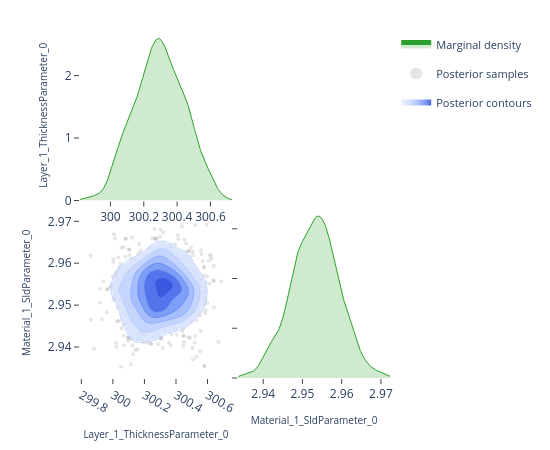

The cell this chart's notebook holds for it:
### Code cell
# ---- Pairwise focus: thickness vs SLD ---------------------------------------
# A 2-parameter corner plot zooms in on the joint posterior for a specific
# pair.  This is the same view the EasyReflectometryApp's "2D Heatmap"
# sub-tab uses to inspect parameter degeneracies.


params_of_interest = ['Layer_1_ThicknessParameter_0', 'Material_1_SldParameter_0']
idx = [posterior.param_names.index(p) for p in params_of_interest]
subset_draws = np.asarray(posterior.draws)[:, idx]

fig = plot_corner(subset_draws, params_of_interest)
fig.show()

### Figure 1 — Plotly figure (JSON) as saved in the notebook; plotly's stock layout.template omitted (floating-point values rounded to 4 significant figures; data arrays with more than 128 entries replaced by an {"elided": "..."} marker saying what was removed)
{"data": [{"fill": "tozeroy", "fillcolor": "rgba(44, 160, 44, 0.22)", "hoverinfo": "skip", "legendgroup": "marginal", "line": {"color": "rgb(44, 160, 44)", "width": 1}, "mode": "lines", "name": "Marginal density", "showlegend": true, "type": "scatter", "x": {"elided": "256 float values"}, "xaxis": "x", "y": {"elided": "256 float values"}, "yaxis": "y"}, {"hoverinfo": "skip", "legendgroup": "scatter", "marker": {"color": "rgba(140, 140, 140, 0.22)", "size": 4}, "mode": "markers", "name": "Posterior samples", "showlegend": true, "type": "scatter", "x": {"elided": "880 float values"}, "xaxis": "x3", "y": {"elided": "880 float values"}, "yaxis": "y3", "zorder": 0}, {"colorscale": [[0.0, "rgba(224, 233, 255, 0.62)"], [0.35, "rgba(183, 203, 255, 0.70)"], [0.6, "rgba(138, 169, 252, 0.78)"], [0.82, "rgba(96, 131, 242, 0.84)"], [1.0, "rgba(58, 86, 224, 0.90)"]], "connectgaps": false, "contours": {"coloring": "fill", "end": 144.8, "showlabels": false, "showlines": false, "size": 22.86, "start": 30.48}, "hoverinfo": "skip", "legendgroup": "contour", "name": "Posterior contours", "showlegend": true, "showscale": false, "type": "contour", "x": [299.8, 299.8, 299.8, 299.9, 299.9, 299.9, 299.9, 299.9, 299.9, 299.9, 299.9, 299.9, 300.0, 300.0, 300.0, 300.0, 300.0, 300.0, 300.0, 300.0, 300.0, 300.1, 300.1, 300.1, 300.1, 300.1, 300.1, 300.1, 300.1, 300.2, 300.2, 300.2, 300.2, 300.2, 300.2, 300.2, 300.2, 300.2, 300.3, 300.3, 300.3, 300.3, 300.3, 300.3, 300.3, 300.3, 300.3, 300.4, 300.4, 300.4, 300.4, 300.4, 300.4, 300.4, 300.4, 300.5, 300.5, 300.5, 300.5, 300.5, 300.5, 300.5, 300.5, 300.5, 300.6, 300.6, 300.6, 300.6, 300.6, 300.6, 300.6, 300.6, 300.6, 300.7, 300.7, 300.7, 300.7, 300.7, 300.7, 300.7], "xaxis": "x3", "y": [2.934, 2.934, 2.935, 2.935, 2.936, 2.936, 2.937, 2.937, 2.938, 2.938, 2.938, 2.939, 2.939, 2.94, 2.94, 2.941, 2.941, 2.942, 2.942, 2.943, 2.943, 2.944, 2.944, 2.945, 2.945, 2.946, 2.946, 2.947, 2.947, 2.948, 2.948, 2.949, 2.949, 2.95, 2.95, 2.951, 2.951, 2.952, 2.952, 2.953, 2.953, 2.954, 2.954, 2.955, 2.955, 2.956, 2.956, 2.957, 2.957, 2.958, 2.958, 2.959, 2.959, 2.96, 2.96, 2.961, 2.961, 2.962, 2.962, 2.963, 2.963, 2.963, 2.964, 2.964, 2.965, 2.965, 2.966, 2.966, 2.967, 2.967, 2.968, 2.968, 2.969, 2.969, 2.97, 2.97, 2.971, 2.971, 2.972, 2.972], "yaxis": "y3", "z": {"elided": "80x80 float values"}, "zmax": 144.8, "zmin": 30.48, "zorder": 1}, {"colorscale": [[0.0, "rgba(183, 203, 255, 0.94)"], [0.35, "rgba(183, 203, 255, 0.94)"], [0.35, "rgba(138, 169, 252, 0.95)"], [0.6, "rgba(138, 169, 252, 0.95)"], [0.6, "rgba(96, 131, 242, 0.96)"], [0.82, "rgba(96, 131, 242, 0.96)"], [0.82, "rgba(58, 86, 224, 0.98)"], [1.0, "rgba(58, 86, 224, 0.98)"]], "contours": {"coloring": "lines", "end": 144.8, "showlabels": false, "size": 22.86, "start": 30.48}, "hoverinfo": "skip", "legendgroup": "contour", "line": {"width": 0.9}, "showlegend": false, "showscale": false, "type": "contour", "x": [299.8, 299.8, 299.8, 299.9, 299.9, 299.9, 299.9, 299.9, 299.9, 299.9, 299.9, 299.9, 300.0, 300.0, 300.0, 300.0, 300.0, 300.0, 300.0, 300.0, 300.0, 300.1, 300.1, 300.1, 300.1, 300.1, 300.1, 300.1, 300.1, 300.2, 300.2, 300.2, 300.2, 300.2, 300.2, 300.2, 300.2, 300.2, 300.3, 300.3, 300.3, 300.3, 300.3, 300.3, 300.3, 300.3, 300.3, 300.4, 300.4, 300.4, 300.4, 300.4, 300.4, 300.4, 300.4, 300.5, 300.5, 300.5, 300.5, 300.5, 300.5, 300.5, 300.5, 300.5, 300.6, 300.6, 300.6, 300.6, 300.6, 300.6, 300.6, 300.6, 300.6, 300.7, 300.7, 300.7, 300.7, 300.7, 300.7, 300.7], "xaxis": "x3", "y": [2.934, 2.934, 2.935, 2.935, 2.936, 2.936, 2.937, 2.937, 2.938, 2.938, 2.938, 2.939, 2.939, 2.94, 2.94, 2.941, 2.941, 2.942, 2.942, 2.943, 2.943, 2.944, 2.944, 2.945, 2.945, 2.946, 2.946, 2.947, 2.947, 2.948, 2.948, 2.949, 2.949, 2.95, 2.95, 2.951, 2.951, 2.952, 2.952, 2.953, 2.953, 2.954, 2.954, 2.955, 2.955, 2.956, 2.956, 2.957, 2.957, 2.958, 2.958, 2.959, 2.959, 2.96, 2.96, 2.961, 2.961, 2.962, 2.962, 2.963, 2.963, 2.963, 2.964, 2.964, 2.965, 2.965, 2.966, 2.966, 2.967, 2.967, 2.968, 2.968, 2.969, 2.969, 2.97, 2.97, 2.971, 2.971, 2.972, 2.972], "yaxis": "y3", "z": {"elided": "80x80 float values"}, "zmax": 144.8, "zmin": 30.48, "zorder": 2}, {"fill": "tozeroy", "fillcolor": "rgba(44, 160, 44, 0.22)", "hoverinfo": "skip", "legendgroup": "marginal", "line": {"color": "rgb(44, 160, 44)", "width": 1}, "mode": "lines", "name": "Marginal density", "showlegend": false, "type": "scatter", "x": {"elided": "256 float values"}, "xaxis": "x4", "y": {"elided": "256 float values"}, "yaxis": "y4"}], "layout": {"height": 450, "legend": {"font": {"size": 11}, "itemsizing": "constant", "orientation": "v", "x": 1.02, "xanchor": "left", "y": 1.0, "yanchor": "top"}, "margin": {"b": 60, "l": 80, "r": 160, "t": 30}, "plot_bgcolor": "white", "showlegend": true, "width": 550, "xaxis": {"anchor": "y", "domain": [0.0, 0.49], "showgrid": false, "ticks": "outside", "zeroline": false}, "xaxis2": {"anchor": "y2", "domain": [0.51, 1.0], "showgrid": false, "ticks": "outside", "visible": false, "zeroline": false}, "xaxis3": {"anchor": "y3", "domain": [0.0, 0.49], "showgrid": false, "ticks": "outside", "title": {"font": {"size": 10}, "text": "Layer_1_ThicknessParameter_0"}, "zeroline": false}, "xaxis4": {"anchor": "y4", "domain": [0.51, 1.0], "showgrid": false, "ticks": "outside", "title": {"font": {"size": 10}, "text": "Material_1_SldParameter_0"}, "zeroline": false}, "yaxis": {"anchor": "x", "domain": [0.51, 1.0], "showgrid": false, "ticks": "outside", "title": {"font": {"size": 10}, "text": "Layer_1_ThicknessParameter_0"}, "zeroline": false}, "yaxis2": {"anchor": "x2", "domain": [0.51, 1.0], "showgrid": false, "ticks": "outside", "visible": false, "zeroline": false}, "yaxis3": {"anchor": "x3", "domain": [0.0, 0.49], "showgrid": false, "ticks": "outside", "title": {"font": {"size": 10}, "text": "Material_1_SldParameter_0"}, "zeroline": false}, "yaxis4": {"anchor": "x4", "domain": [0.0, 0.49], "showgrid": false, "showticklabels": false, "ticks": "outside", "zeroline": false}}}
